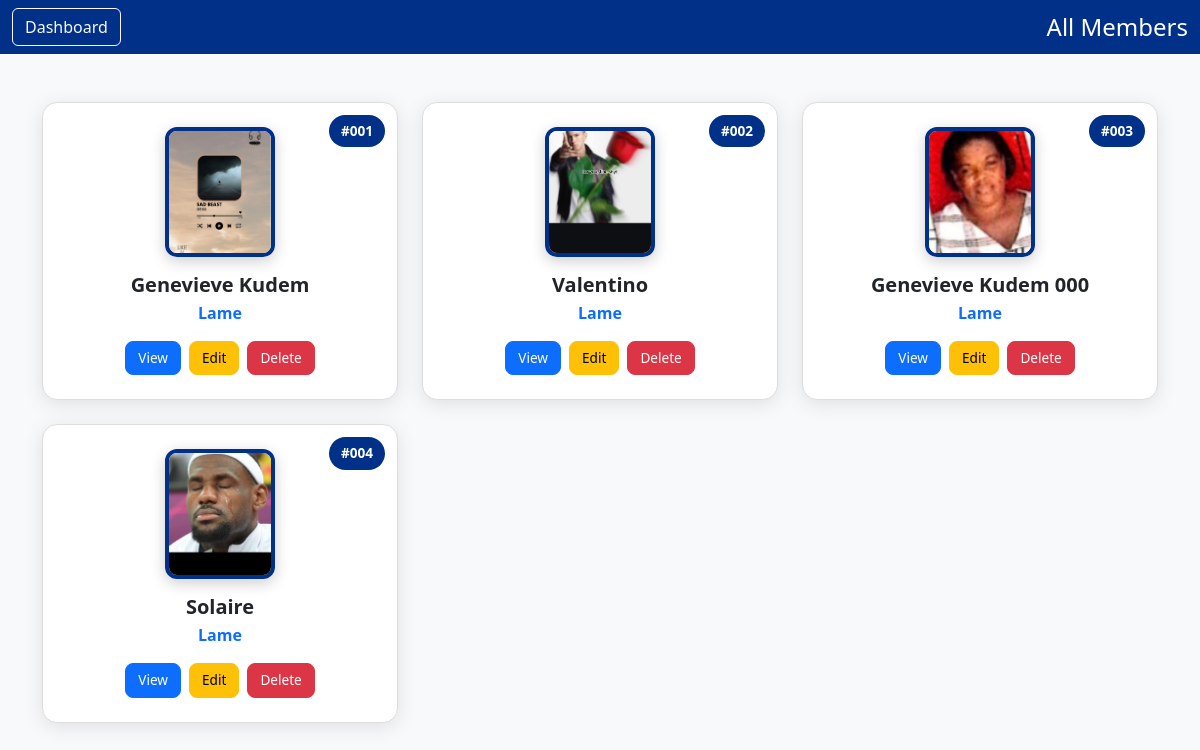
Page /category/lame (signed in) on the committed database.
### models.py (models this page shows)
class Person(db.Model):
    id = db.Column(db.Integer, primary_key=True)
    name = db.Column(db.String(100), nullable=False)
    date_of_birth = db.Column(db.String(50))
    gender = db.Column(db.String(20))
    nationality = db.Column(db.String(50))
    hometown = db.Column(db.String(100))
    area_ga_west = db.Column(db.String(100))
    gps_address = db.Column(db.String(100))
    ghana_card_number = db.Column(db.String(50))
    ghana_card_photo_path = db.Column(db.String(200))  # For Ghana Card photo
    disability_identified = db.Column(db.String(100))
    disability_cause = db.Column(db.String(200))
    emergency_name = db.Column(db.String(100))
    emergency_relationship = db.Column(db.String(100))
    emergency_phone = db.Column(db.String(20))
    registered_organization = db.Column(db.String(20))  # Yes/No
    organization_name = db.Column(db.String(200))
    additional_notes = db.Column(db.Text)
    marital_status = db.Column(db.String(50))
    educational_level = db.Column(db.String(100))
    languages_spoken = db.Column(db.String(200))
    profession = db.Column(db.String(100))
    english_proficiency = db.Column(db.String(50))
    phone_number = db.Column(db.String(20))
    email = db.Column(db.String(100))
    residential_address = db.Column(db.String(300))
    disability_type = db.Column(db.String(50))
    disability_other = db.Column(db.String(100))
    degree_of_disability = db.Column(db.String(100))
    disability_needs = db.Column(db.String(300))
    social_needs = db.Column(db.String(300))
    living_conditions = db.Column(db.String(50))
    guarantor_name = db.Column(db.String(200))
    guarantor_phone = db.Column(db.String(20))
    photo_path = db.Column(db.String(200))
    full_photo_path = db.Column(db.String(200))

### app.py (the view)
@app.route('/category/<cat>')
@login_required
def category(cat):
    query = request.args.get('query', '').lower()
    if cat == 'all':
        results = Person.query.all()
        title = "All Members"
    elif cat == 'lame':
        results = Person.query.filter_by(disability_type='Lame').all()
        title = "Lame"
    elif cat == 'visual':
        results = Person.query.filter_by(disability_type='Visually Impaired').all()
        title = "Visually Impaired"
    elif cat == 'deaf':
        results = Person.query.filter_by(disability_type='Deaf & Dumb').all()
        title = "Deaf & Dumb"
    elif cat == 'other':
        results = Person.query.filter(Person.disability_type.notin_(['Lame', 'Visually Impaired', 'Deaf & Dumb'])).all()
        title = "Other Disabilities"
    else:
        results = []
        title = "Category"
    if query:
        results = [p for p in results if query in p.name.lower() or query in (p.disability_type or '').lower()]
    return render_template('category_results.html', results=results, title=title, cat=cat)

### app.py (called while the page is built)
def login_required(f):
    from functools import wraps
    @wraps(f)
    def decorated(*args, **kwargs):
        if 'user_id' not in session:
            return redirect('/login')
        return f(*args, **kwargs)
    return decorated

### templates/category_results.html (shortened to what this page needs)
<!DOCTYPE html>
<html>
<head>
    <link href="https://cdn.jsdelivr.net/npm/bootstrap@5.3.3/dist/css/bootstrap.min.css" rel="stylesheet">
    <link href="https://cdnjs.cloudflare.com/ajax/libs/font-awesome/6.5.0/css/all.min.css" rel="stylesheet">
</head>
<body>
<nav class="navbar navbar-dark">
    <div class="container-fluid">
        <a href="/" class="btn btn-outline-light">Dashboard</a>
        <h4 class="text-white ms-3 mb-0">All Members</h4>
    </div>
</nav>
<div class="container py-5">
    <div class="row g-4">
        {% for p in results %}
        <div class="col-md-6 col-lg-4">
            <div class="member-card position-relative p-4 text-center">
                <div class="member-id">#{{ "%03d"|format(loop.index) }}</div>
                {% if p.photo_path %}
                    <img src="/uploads/{{ p.photo_path }}" class="member-photo mb-3" alt="Photo">
                {% else %}
                    <div class="member-photo bg-light d-flex align-items-center justify-content-center mb-3">
                        <i class="fas fa-user fa-3x text-muted"></i>
                    </div>
                {% endif %}
                <h5 class="fw-bold mb-1">{{ p.name }}</h5>
                <p class="text-primary fw-bold mb-3">{{ p.disability_type }}</p>
                <div class="d-flex justify-content-center gap-2">
                    <a href="/view/{{ p.id }}" class="btn btn-primary btn-sm">View</a>
                    <a href="/edit/{{ p.id }}" class="btn btn-warning btn-sm">Edit</a>
                    <form method="POST" action="/delete/{{ p.id }}" class="d-inline">
                        <button type="submit" class="btn btn-danger btn-sm"
                                onclick="return confirm('Delete {{ p.name }}?')">Delete</button>
                    </form>
                </div>
            </div>
        </div>
        {% endfor %}
    </div>
</div>
</body>
</html>

### templates/category_results.html (style rules this page uses)
body { background: #f8f9fa; font-family: 'Segoe UI', sans-serif; }
.navbar { background: #003087 !important; }
.member-card { background: white; border-radius: 15px; box-shadow: 0 4px 20px rgba(0,0,0,0.1); transition: all 0.3s; height: 100%; border: 1px solid #ddd; }
.member-photo { width: 110px; height: 130px; object-fit: cover; border-radius: 12px; border: 4px solid #003087; box-shadow: 0 4px 15px rgba(0,0,0,0.2); }
.member-id { position: absolute; top: 12px; right: 12px; background: #003087; color: white; padding: 6px 12px; border-radius: 20px; font-weight: bold; font-size: 0.85rem; }
.btn-sm { padding: 6px 12px; font-size: 0.85rem; border-radius: 8px; }

### rows in the picture
Person: index "001", photo_path (picture), name "Genevieve Kudem", disability_type "Lame"
Person: index "002", photo_path (picture), name "Valentino", disability_type "Lame"
Person: index "003", photo_path (picture), name "Genevieve Kudem 000", disability_type "Lame"
Person: index "004", photo_path (picture), name "Solaire", disability_type "Lame"
